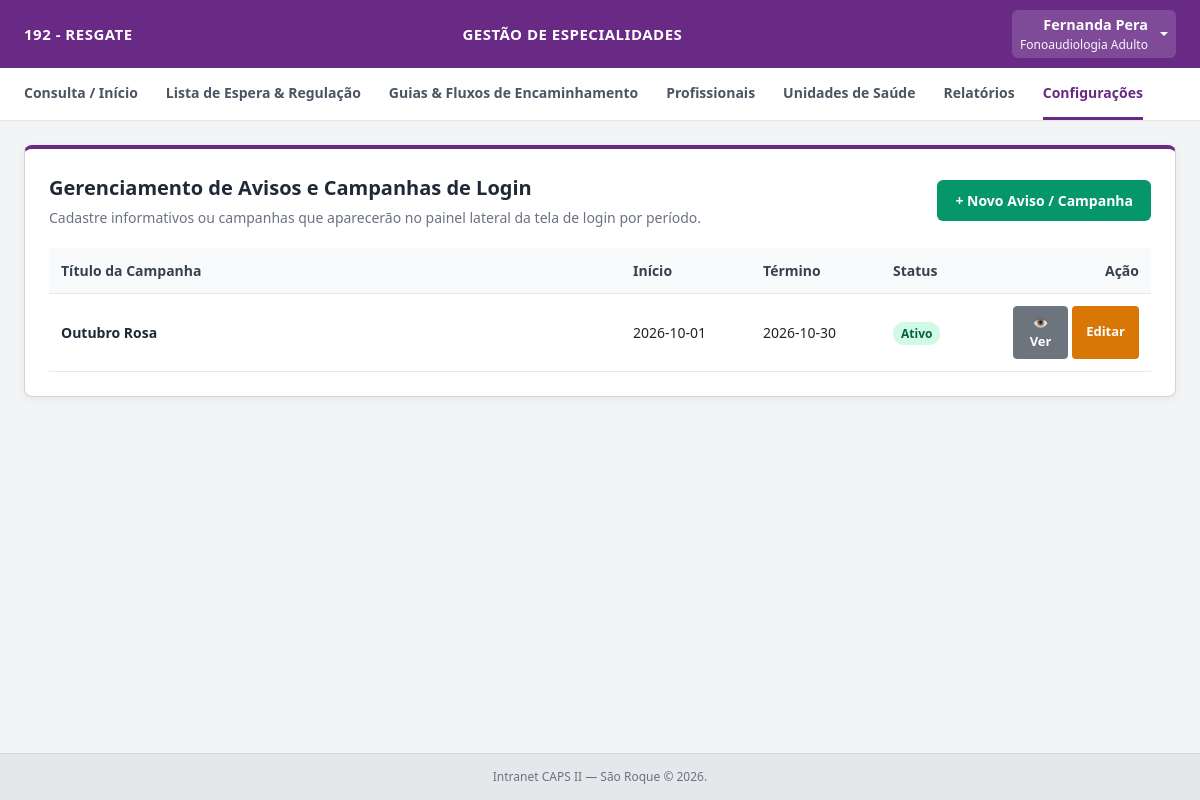
/admin/configuracoes/campanhas (signed in), run on the app's committed database.
### tables this page shows
CREATE TABLE campanhas_avisos (
            id INTEGER PRIMARY KEY AUTOINCREMENT,
            titulo TEXT NOT NULL,
            data_inicio DATE NOT NULL,
            data_fim DATE NOT NULL,
            arquivo_path TEXT,
            descricao_texto TEXT,
            ativo INTEGER DEFAULT 1,
            created_at TIMESTAMP DEFAULT CURRENT_TIMESTAMP
        );

### app.py (the view)
@app.route('/admin/configuracoes/campanhas', methods=['GET'])
@login_required
@nivel_i_required
def admin_campanhas():
    conn = get_db_connection()
    campanhas = [
        dict(row)
        for row in conn.execute(
            'SELECT * FROM campanhas_avisos ORDER BY data_inicio DESC'
        ).fetchall()
    ]
    conn.close()
    return render_template('admin_avisos_e_campanhas.html', campanhas=campanhas)

### app.py (called while the page is built)
def get_db_connection():
    conn = sqlite3.connect(DB_PATH, timeout=10.0)
    conn.row_factory = sqlite3.Row
    conn.execute('PRAGMA foreign_keys = ON;')
    return conn

def login_required(f):
    @wraps(f)
    def decorated_function(*args, **kwargs):
        if 'usuario_id' not in session:
            flash('Por favor, faça login para acessar o sistema.', 'warning')
            return redirect(url_for('login'))
        return f(*args, **kwargs)
    return decorated_function

def nivel_i_required(f):
    @wraps(f)
    def decorated_function(*args, **kwargs):
        if session.get('perfil') != 'NIVEL_I':
            flash(
                'Acesso restrito à gestão e administração do sistema (Nível I).',
                'danger',
            )
            return redirect(url_for('dashboard'))
        return f(*args, **kwargs)
    return decorated_function

### templates/admin_avisos_e_campanhas.html (shortened to what this page needs)
{% set perfil = session.get('perfil') %}
<!DOCTYPE html>
<html lang="pt-BR">
<head>
    <link href="https://cdn.jsdelivr.net/npm/bootstrap@5.3.0/dist/css/bootstrap.min.css" rel="stylesheet">
    <link href="https://cdn.jsdelivr.net/npm/summernote@0.8.18/dist/summernote-lite.min.css" rel="stylesheet">
</head>
<body>
    <div class="topbar">
        <div class="title">{{ session.get('estabelecimento', 'CAPS II — São Roque') }}</div>
        <div class="center-title">Gestão de Especialidades</div>
        <div class="dropdown">
            <a class="dropdown-toggle text-white d-flex align-items-center text-decoration-none py-1 px-2 rounded"
               href="#" id="userMenuDropdown" role="button" data-bs-toggle="dropdown" aria-expanded="false" style="background: rgba(255,255,255,0.15);">
                <div class="text-end me-2">
                    <span class="d-block fw-semibold text-white" style="font-size: 0.9rem;">{{ session.get('nome') }}</span>
                    <small class="d-block text-light opacity-85" style="font-size: 0.75rem;">{{ session.get('profissao', 'Profissional') }}</small>
                </div>
            </a>
        </div>
    </div>
    <div class="navbar">
        <a href="/dashboard">Consulta / Início</a>
        <a href="/lista-espera">Lista de Espera & Regulação</a>
        <a href="/guias-fluxo">Guias & Fluxos de Encaminhamento</a>
        {% if perfil == 'NIVEL_I' %}
            <a href="/admin/profissionais">Profissionais</a>
            <a href="/admin/estabelecimentos">Unidades de Saúde</a>
            <a href="/relatorios">Relatórios</a>
            <a href="/admin/configuracoes" class="active">Configurações</a>
        {% endif %}
    </div>
    <div class="container">
        <div class="card">
            <div class="header-flex">
                <div>
                    <div class="header-title">Gerenciamento de Avisos e Campanhas de Login</div>
                    <div class="header-sub">Cadastre informativos ou campanhas que aparecerão no painel lateral da tela de login por período.</div>
                </div>
                <button type="button" class="btn-novo" onclick="abrirModalNovo()">+ Novo Aviso / Campanha</button>
            </div>
            <table class="table-data">
                <thead>
                    <tr>
                        <th>Título da Campanha</th>
                        <th style="width: 130px;">Início</th>
                        <th style="width: 130px;">Término</th>
                        <th style="width: 120px;">Status</th>
                        <th style="width: 150px; text-align: right;">Ação</th>
                    </tr>
                </thead>
                <tbody>
                    {% if campanhas %}
                        {% for c in campanhas %}
                        <tr>
                            <td style="font-weight: 600; color: #1f2937; vertical-align: middle;">{{ c.titulo }}</td>
                            <td style="vertical-align: middle;">{{ c.data_inicio }}</td>
                            <td style="vertical-align: middle;">{{ c.data_fim }}</td>
                            <td style="vertical-align: middle;">
                                <span class="{% if c.ativo == 1 %}badge-ativo{% else %}badge-inativo{% endif %}">
                                    {{ 'Ativo' if c.ativo == 1 else 'Inativo' }}
                                </span>
                            </td>
                            <td style="text-align: right; vertical-align: middle;">
                                <div class="d-flex justify-content-end gap-1">
                                    <button type="button" class="btn btn-sm btn-secondary" style="font-size: 13px; font-weight: 600; padding: 6px 10px;"
                                            onclick="abrirModalPreview('{{ c.titulo }}', `{{ c.descricao_texto | default('', true) | safe }}`, '{{ c.arquivo_path or '' }}')">
                                        👁️ Ver
                                    </button>
                                    <button type="button" class="btn-edit" onclick="abrirModalEditar('{{ c.id }}', '{{ c.titulo }}', '{{ c.data_inicio }}', '{{ c.data_fim }}', '{{ c.ativo }}', `{{ c.descricao_texto | default('', true) | safe }}`)">Editar</button>
                                </div>
                            </td>
                        </tr>
                        {% endfor %}
                    {% else %}
                        <tr>
                            <td colspan="5" style="text-align: center; color: #6b7280; padding: 24px;">Nenhuma campanha ou aviso cadastrado no momento.</td>
                        </tr>
                    {% endif %}
                </tbody>
            </table>
        </div>
    </div>
    <div class="footer">Intranet CAPS II — São Roque &copy; 2026.</div>
</body>
</html>

### templates/admin_avisos_e_campanhas.html (style rules this page uses)
* { box-sizing: border-box; margin: 0; padding: 0; font-family: 'Segoe UI', Tahoma, Geneva, Verdana, sans-serif; }
body { background-color: #f3f4f6; min-height: 100vh; display: flex; flex-direction: column; }
.topbar { background-color: #692A85; color: white; padding: 10px 24px; display: flex; justify-content: space-between; align-items: center; box-shadow: 0 2px 4px rgba(0,0,0,0.1); }
.topbar .title { font-size: 15px; font-weight: 600; text-transform: uppercase; letter-spacing: 0.5px; white-space: nowrap; overflow: hidden; text-overflow: ellipsis; max-width: 280px; }
.topbar .center-title { font-size: 15px; font-weight: 600; text-transform: uppercase; letter-spacing: 0.5px; }
.navbar { background: white; border-bottom: 1px solid #e5e7eb; padding: 0 24px; display: flex; flex-direction: row; justify-content: flex-start; gap: 28px; width: 100%; overflow-x: auto; white-space: nowrap; box-shadow: 0 1px 3px rgba(0,0,0,0.02); }
.navbar a { text-decoration: none; color: #4b5563; font-size: 14px; font-weight: 600; padding: 14px 0; border-bottom: 3px solid transparent; transition: all 0.2s; display: inline-block; flex-shrink: 0; }
.navbar a:hover, .navbar a.active { color: #692A85; border-bottom-color: #692A85; }
.container { flex: 1; padding: 24px; max-width: 1200px; margin: 0 auto; width: 100%; }
.card { background: white; padding: 24px; border-radius: 8px; box-shadow: 0 2px 8px rgba(0,0,0,0.06); border-top: 4px solid #692A85; }
.header-flex { display: flex; justify-content: space-between; align-items: center; margin-bottom: 20px; }
.header-title { font-size: 20px; color: #1f2937; font-weight: 700; }
.header-sub { font-size: 14px; color: #6b7280; margin-top: 4px; }
.btn-novo { background-color: #059669; color: white; border: none; padding: 10px 18px; border-radius: 6px; font-weight: 600; cursor: pointer; font-size: 14px; }
.table-data { width: 100%; border-collapse: collapse; font-size: 14px; text-align: left; }
.table-data th, .table-data td { padding: 12px; border-bottom: 1px solid #e5e7eb; }
.table-data th { background: #f9fafb; color: #374151; font-weight: 600; }
.badge-ativo { background: #d1fae5; color: #065f46; padding: 3px 8px; border-radius: 12px; font-size: 12px; font-weight: 600; }
.btn-edit { background: #d97706; color: white; border: none; padding: 6px 14px; border-radius: 4px; font-size: 13px; font-weight: 600; cursor: pointer; transition: background 0.2s; }
.footer { text-align: center; padding: 14px 0; font-size: 12px; color: #6b7280; background-color: #e5e7eb; margin-top: auto; border-top: 1px solid #d1d5db; }

### data on the page
campanhas_avisos: titulo "Outubro Rosa", data_inicio "2026-10-01", data_fim "2026-10-30", ativo "Ativo"

### other printed values
{{ session.get('estabelecimento', 'CAPS II — São Roque') }} "192 - RESGATE"
{{ session.get('nome') }} "Fernanda Pera"
{{ session.get('profissao', 'Profissional') }} "Fonoaudiologia Adulto"
